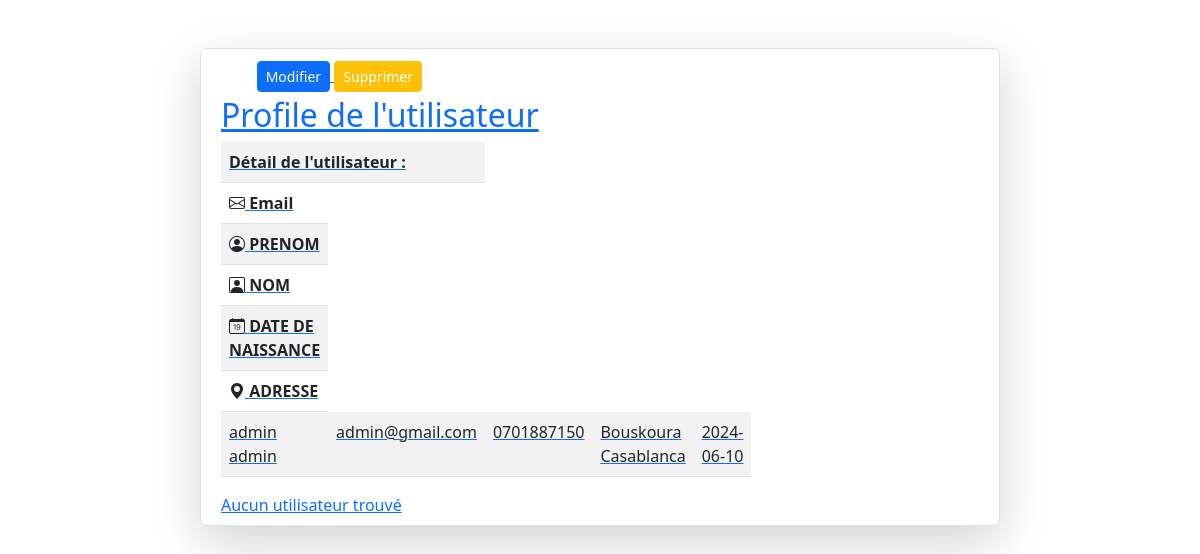
Page /profil/profile.php?id=10 on the committed database.
### tables this page shows
CREATE TABLE `utilisateurs` (
  `id` int(11) NOT NULL,
  `nom` varchar(50) DEFAULT NULL,
  `email` varchar(50) DEFAULT NULL,
  `mot_de_passe` varchar(255) DEFAULT NULL,
  `role` enum('administrateur','passager','conducteur') DEFAULT NULL,
  `telephone` varchar(10) DEFAULT NULL,
  `adresse` varchar(255) DEFAULT NULL,
  `date_naissance` date DEFAULT NULL,
  `date_inscription` timestamp NOT NULL DEFAULT current_timestamp(),
  `prenom` varchar(100) DEFAULT NULL
);

### profil/profile.php (the view, shortened to what this page needs)
<?php
require_once '../connection.php';
if(isset($_GET['id']) ){
$id = $_GET['id'];
$sql = "SELECT * FROM utilisateurs WHERE id= $id";
}
$result = $conn->query($sql);
?>
<!DOCTYPE html>
<html>
<head>
	<link rel="stylesheet" type="text/css" href="./css/bootstrap.min.css">
	<link rel="stylesheet" type="text/css" href="./css/bootstrap-icons.css">
</head>
<body>
		<div class="row col-lg-8 border rounded mx-auto mt-5 p-2 shadow-lg">
			<div class="col-md-4 text-center">
				<div>
						<a href="profile-edit.php">
							<button class="mx-auto m-1 btn-sm btn btn-primary">Modifier</button>
						</a>
						<a href="profile-delete.php">
							<button class="mx-auto m-1 btn-sm btn btn-warning text-white">Supprimer</button>
				</div>
			</div>
			<?php
            while($row = mysqli_fetch_assoc($result)) { ?>
			<div class="col-8">
				<div class="h2">Profile de l'utilisateur</div>
				<table class="table table-striped">
					<tr><th colspan="2"> Détail de  l'utilisateur :</th></tr>
					<tr><th><i class="bi bi-envelope"></i> Email</td></tr>
					<tr><th><i class="bi bi-person-circle"></i> PRENOM</td></tr>
					<tr><th><i class="bi bi-person-square"></i> NOM </td></tr>
					<tr><th><i class="bi bi-calendar-date"></i> DATE DE NAISSANCE </td></tr>
                    <tr><th><i class="bi bi-geo-alt-fill"></i> ADRESSE </td></tr>
                    <tr>
					<td><?php echo ($row['nom'])." ".($row['prenom'])?></td>
                                            <td><?php echo ($row['email'])?></td>
                                            <td><?php echo ($row['telephone'])?></td>
                                            <td><?php echo ($row['adresse'])?></td>
                                            <td><?php echo ($row['date_naissance'])?></td>
					</tr>
				</table>
				<?php }
                                            echo "Aucun utilisateur trouvé";
                                    ?>
			</div>
		</div>
</body>
</html>

### rows in the picture
utilisateurs: nom "admin", prenom "admin", email "admin@gmail.com", telephone "0701887150", adresse "Bouskoura Casablanca", date_naissance "2024-06-10"
